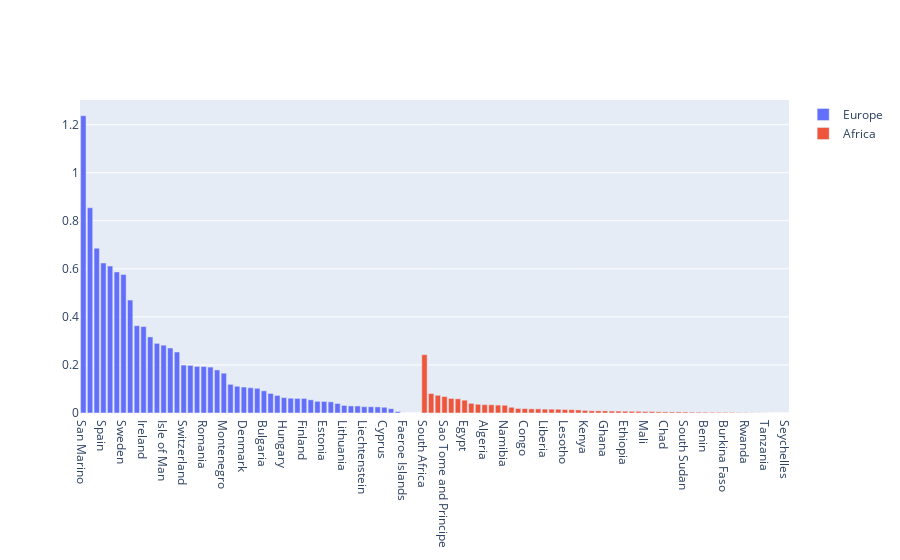
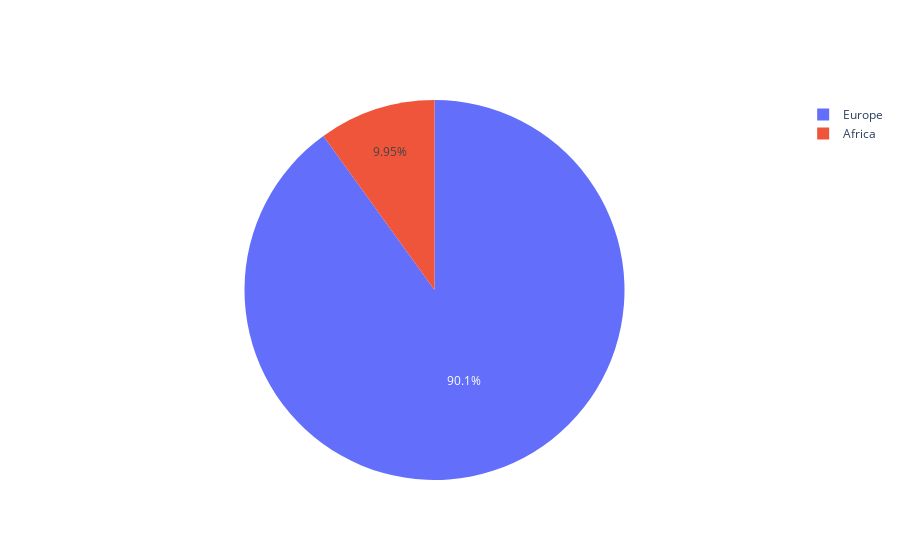

Notebook cell for these charts, in order:
### Markdown cell above
6. Сравните распределения кол-ва смертей на 1000 человек в Европе и Африке

### Code cell
df = df_normal[(df_normal["continent"] == "Europe")
                | (df_normal["continent"] == "Africa")][["continent",
                                                         "location",
                                                         "population",
                                                         "total_deaths"]]
df = df.dropna(subset="total_deaths")
df["death_per_thousand"] = df["total_deaths"] / df["population"] * 10**3

df_eu = df[df["continent"] == "Europe"].sort_values(by="death_per_thousand", ascending=False)
df_af = df[df["continent"] == "Africa"].sort_values(by="death_per_thousand", ascending=False)
fig = go.Figure()
fig.add_trace(go.Bar(x=df_eu["location"],
                     y=df_eu["death_per_thousand"],
                     name="Europe"))
fig.add_trace(go.Bar(x=df_af["location"],
                     y=df_af["death_per_thousand"],
                     name="Africa"))
fig.show()

df = df.groupby("continent")["death_per_thousand"].sum().reset_index()
fig = go.Figure()
fig.add_trace(go.Pie(labels=df["continent"],
                     values=df["death_per_thousand"]))

### Figure 1 — Plotly figure (JSON) as saved in the notebook; plotly's stock layout.template omitted (floating-point values rounded to 4 significant figures)
{"data": [{"name": "Europe", "type": "bar", "x": ["San Marino", "Belgium", "Andorra", "Spain", "United Kingdom", "Italy", "Sweden", "France", "Netherlands", "Ireland", "Jersey", "Macedonia", "Isle of Man", "Kosovo", "Moldova", "Switzerland", "Luxembourg", "Guernsey", "Romania", "Bosnia and Herzegovina", "Portugal", "Montenegro", "Russia", "Germany", "Denmark", "Serbia", "Albania", "Bulgaria", "Austria", "Belarus", "Hungary", "Slovenia", "Ukraine", "Finland", "Poland", "Norway", "Estonia", "Croatia", "Czech Republic", "Lithuania", "Malta", "Iceland", "Liechtenstein", "Greece", "Monaco", "Cyprus", "Latvia", "Slovakia", "Faeroe Islands", "Gibraltar", "Vatican"], "y": [1.238, 0.854, 0.686, 0.6244, 0.6115, 0.5871, 0.5763, 0.4701, 0.3634, 0.3599, 0.3166, 0.2899, 0.2822, 0.2706, 0.2538, 0.1994, 0.1981, 0.1939, 0.1934, 0.1911, 0.1792, 0.1656, 0.1193, 0.1113, 0.1081, 0.1052, 0.1029, 0.09239, 0.0815, 0.07313, 0.06408, 0.06157, 0.06073, 0.06064, 0.05491, 0.0487, 0.04825, 0.04653, 0.03969, 0.03159, 0.02944, 0.0293, 0.02622, 0.02619, 0.02548, 0.02398, 0.01803, 0.006044, 0, 0, 0]}, {"name": "Africa", "type": "bar", "x": ["South Africa", "Swaziland", "Cape Verde", "Sao Tome and Principe", "Djibouti", "Equatorial Guinea", "Egypt", "Gambia", "Libya", "Algeria", "Mauritania", "Morocco", "Namibia", "Gabon", "Sudan", "Congo", "Guinea-Bissau", "Senegal", "Liberia", "Zambia", "Cameroon", "Lesotho", "Zimbabwe", "Central African Republic", "Kenya", "Malawi", "Sierra Leone", "Ghana", "Comoros", "Mauritius", "Ethiopia", "Madagascar", "Tunisia", "Mali", "Somalia", "Nigeria", "Chad", "Guinea", "Cote d'Ivoire", "South Sudan", "Togo", "Angola", "Benin", "Democratic Republic of Congo", "Niger", "Burkina Faso", "Botswana", "Western Sahara", "Rwanda", "Mozambique", "Uganda", "Tanzania", "Burundi", "Eritrea", "Seychelles"], "y": [0.2426, 0.08102, 0.07374, 0.06844, 0.06073, 0.05916, 0.05336, 0.04014, 0.03638, 0.03478, 0.03441, 0.03294, 0.03227, 0.02381, 0.01877, 0.01848, 0.01728, 0.01714, 0.01621, 0.01588, 0.01563, 0.01447, 0.01386, 0.01284, 0.01073, 0.009148, 0.008901, 0.008882, 0.00805, 0.007863, 0.007359, 0.007078, 0.006854, 0.006222, 0.006166, 0.004982, 0.004688, 0.004493, 0.004435, 0.004199, 0.003624, 0.003316, 0.003299, 0.002881, 0.00285, 0.002631, 0.002551, 0.001674, 0.001313, 0.0007999, 0.0006996, 0.0003516, 8.41e-05, 0, 0]}], "layout": {"autosize": true, "xaxis": {"autorange": true, "range": [-0.5, 105.5], "type": "category"}, "yaxis": {"autorange": true, "range": [0, 1.303], "type": "linear"}}}

### Figure 2 — Plotly figure (JSON) as saved in the notebook; plotly's stock layout.template omitted (floating-point values rounded to 4 significant figures)
{"data": [{"labels": ["Africa", "Europe"], "type": "pie", "values": [1.171, 10.6]}], "layout": {"autosize": true}}
